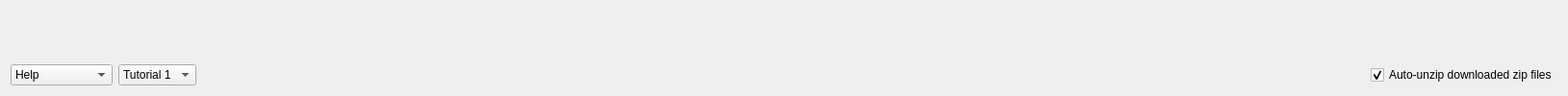
      <widget class="QWidget" name="helpTab">
       <attribute name="title">
        <string>Help</string>
       </attribute>
       <layout class="QGridLayout" name="gridLayout_27">
        <item row="1" column="0">
         <widget class="QComboBox" name="helpComboBox">
          <item>
           <property name="text">
            <string>Help</string>
           </property>
          </item>
          <item>
           <property name="text">
            <string>BML</string>
           </property>
          </item>
          <item>
           <property name="text">
            <string>HMDB</string>
           </property>
          </item>
          <item>
           <property name="text">
            <string>SMPDB</string>
           </property>
          </item>
          <item>
           <property name="text">
            <string>BMRB</string>
           </property>
          </item>
          <item>
           <property name="text">
            <string>KEGG</string>
           </property>
          </item>
          <item>
           <property name="text">
            <string>NMRShiftDB2</string>
           </property>
          </item>
          <item>
           <property name="text">
            <string>SDBS</string>
           </property>
          </item>
          <item>
           <property name="text">
            <string>SpinCouple</string>
           </property>
          </item>
         </widget>
        </item>
        <item row="1" column="2">
         <spacer name="horizontalSpacer_24">
          <property name="orientation">
           <enum>Qt::Horizontal</enum>
          </property>
          <property name="sizeHint" stdset="0">
           <size>
            <width>1208</width>
            <height>20</height>
           </size>
          </property>
         </spacer>
        </item>
        <item row="1" column="1">
         <widget class="QComboBox" name="tutorialComboBox">
          <item>
           <property name="text">
            <string>Tutorial 1</string>
           </property>
          </item>
          <item>
           <property name="text">
            <string>Tutorial 2</string>
           </property>
          </item>
         </widget>
        </item>
        <item row="0" column="0" colspan="4">
         <widget class="QWebEngineView2" name="helpView" native="true">
          <property name="sizePolicy">
           <sizepolicy hsizetype="Preferred" vsizetype="Preferred">
            <horstretch>0</horstretch>
            <verstretch>0</verstretch>
           </sizepolicy>
          </property>
          <property name="maximumSize">
           <size>
            <width>16777215</width>
            <height>16777215</height>
           </size>
          </property>
          <property name="font">
           <font>
            <pointsize>8</pointsize>
           </font>
          </property>
         </widget>
        </item>
        <item row="1" column="3">
         <widget class="QCheckBox" name="autoUnzip">
          <property name="text">
           <string>Auto-unzip downloaded zip files</string>
          </property>
          <property name="checked">
           <bool>true</bool>
          </property>
         </widget>
        </item>
       </layout>
      </widget>
